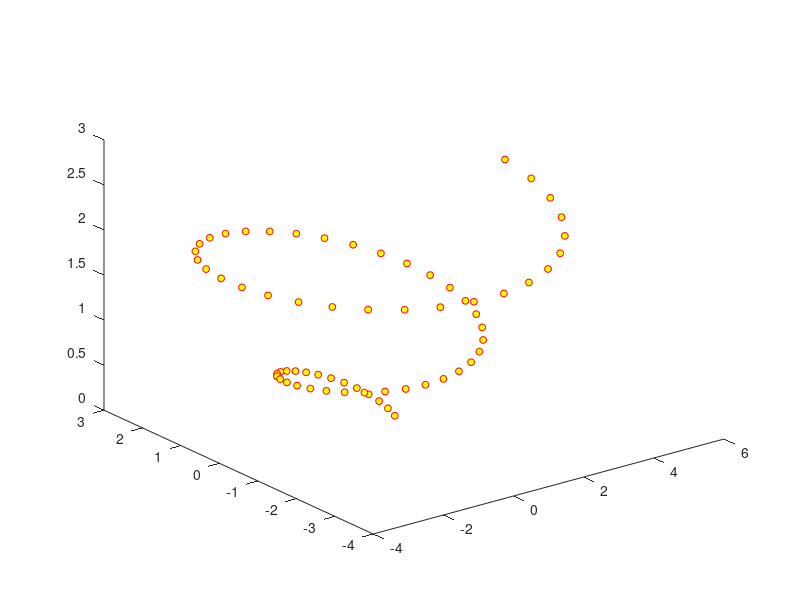

MATLAB code for this plot: (Note: this script raises an error after producing the figure.)
%%-------------------------------------------------------------------------%%
%%                                                                         %%
%%  Copyright (C) 2020                                                     %%
%%                                                                         %%
%%         , __                 , __                                       %%
%%        /|/  \               /|/  \                                      %%
%%         | __/ _   ,_         | __/ _   ,_                               %%
%%         |   \|/  /  |  |   | |   \|/  /  |  |   |                       %%
%%         |(__/|__/   |_/ \_/|/|(__/|__/   |_/ \_/|/                      %%
%%                           /|                   /|                       %%
%%                           \|                   \|                       %%
%%                                                                         %%
%%      Enrico Bertolazzi                                                  %%
%%      Dipartimento di Ingegneria Industriale                             %%
%%      Università degli Studi di Trento                                   %%
%%      email: enrico.bertolazzi@unitn.it                                  %%
%%                                                                         %%
%%-------------------------------------------------------------------------%%

close all;

h = pi/16;
s = 0:h:4*pi;

c = 1/4;
d = 1/5;

X = [ (1+s*c).*cos(s) ];
Y = [ (1+s*c).*sin(s) ];
Z = [ s*d ];

fmt1 = {'LineWidth',3,'Color',[0.7,0.7,1]};
fmt2 = {'o','Color','red','MarkerSize',5,'MarkerFaceColor','yellow','MarkerEdgeColor','red'};
fmt3 = {'-','Color','black','Linewidth',2};
fmt4 = {'o','Color','blue','MarkerSize',3,'MarkerFaceColor','black','MarkerEdgeColor','black'};

plot3(X,Y,Z,fmt2{:});
hold on

PNTS = [X(:).';Y(:).';Z(:).'];

npts = size(PNTS,2);

dp = sqrt(sum( (PNTS(:,1:end-1)-PNTS(:,2:end)).^2));
t  = [0,cumsum(dp)];
tt = t(1):(t(end)-t(1))/500000:t(end);


%type = 'cubic';
type = 'quintic';
%type = 'pchip';
%type = 'akima';
%type = 'bessel';
%subtype = 'pchip';
subtype = 'cubic';
Xs = Spline1D( type, t, PNTS(1,:), subtype );
Ys = Spline1D( type, t, PNTS(2,:), subtype );
Zs = Spline1D( type, t, PNTS(3,:), subtype );
plot3( Xs.eval(tt), Ys.eval(tt), Zs.eval(tt), fmt3{:} ) ;

figure();

plot(X,Y,fmt2{:});
hold on
plot( Xs.eval(tt), Ys.eval(tt), fmt3{:} );

figure();

dp = sqrt( (X(1:end-1)-X(2:end)).^2 +  (Y(1:end-1)-Y(2:end)).^2 + (Z(1:end-1)-Z(2:end)).^2 );
ss = [0,cumsum(dp)];

T_D   = [ Xs.eval_D(tt).'; Ys.eval_D(tt).'; Zs.eval_D(tt).' ];
T_DD  = [ Xs.eval_DD(tt).'; Ys.eval_DD(tt).'; Zs.eval_DD(tt).' ];
T_DDD = [ Xs.eval_DDD(tt).'; Ys.eval_DDD(tt).'; Zs.eval_DDD(tt).' ];

tmp = cross( T_D, T_DD );
kur = sqrt( sum( tmp.^2 ) ) ./  ( sum( T_D.^2 ) ).^1.5;
tor = dot( tmp, T_DDD ) ./ dot( tmp, tmp );

t1 = (s .^ 2);
t3 = (t1 + 2) .^ 2;
t4 = (c ^ 2);
t5 = (t4 .^ 2);
t13 = (d .^ 2);
t24 = sqrt((t5 .* t3 + t4 .* c .* (4 .* t1 .* s + 8 .* s) + t4 * (t1 .* (t13 + 6) + 4 .* t13 + 4) + c .* s .* (2 .* t13 + 4) + t13 + 1));
t28 = 2 * s .* c + t1 .* t4 + t13 + t4 + 1;
t29 = sqrt(t28);
kur1 = 0.1e1 ./ t29 ./ t28 .* t24;

t1 = (s .^ 2);
t3 = (c ^ 2);
t10 = (t1 + 2) .^ 2;
t11 = (t3 .^ 2);
t19 = (d ^ 2);
tor1 = 1 ./ (t11 .* t10 + t3 .* c .* (4 .* t1 .* s + 8 * s) + t3 .* (t1 .* (t19 + 6) + 4 * t19 + 4) + c .* s .* (2 * t19 + 4) + t19 + 1) .* (1 + t3 .* (t1 + 6) + 2 * s .* c) .* d;


subplot(2,1,1);
plot( tt, kur, ss, kur1 );
title('curvature');

subplot(2,1,2);
plot( tt, tor, ss, tor1 );
title('torsion');
ylim([-2,2]);

%plot( tt, Xs.eval_DD(tt) ) ;
%plot( tt, Xs.eval_D(tt) ) ;

figure();
%plot( tt, Xs.eval(tt), t, PNTS(1,:) );
plot( tt, Xs.eval_DD(tt) );
